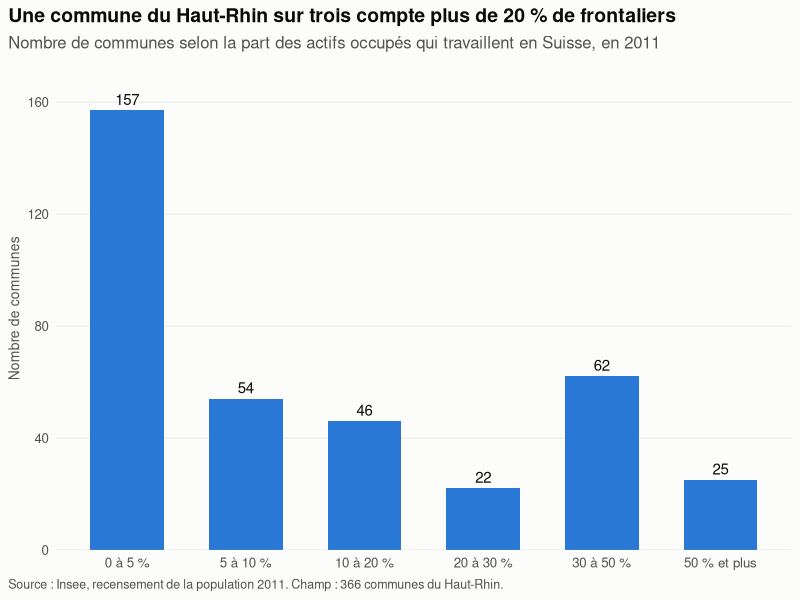
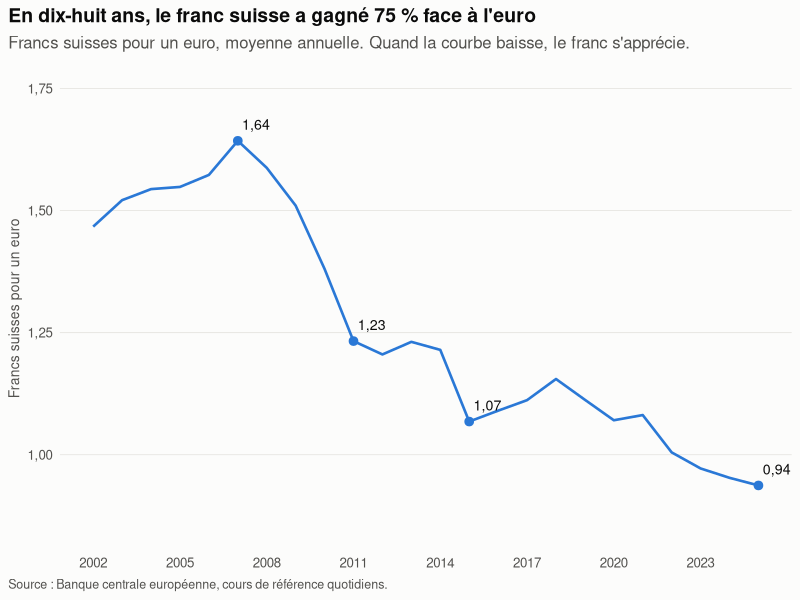
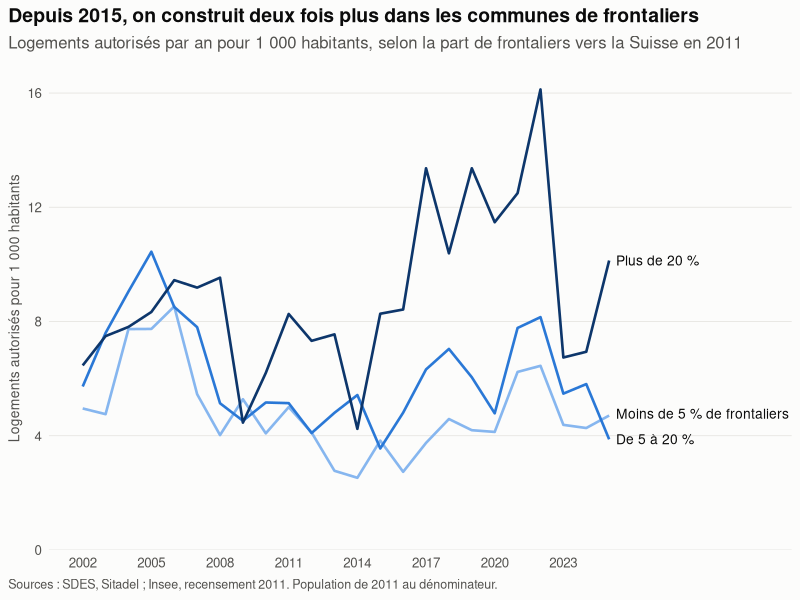

Write the R code that produced these figures, in order.
# ---------------------------------------------------------------------------
# 02 - Décrire
# Trois graphiques : où vivent les frontaliers, comment a évolué le franc suisse,
# et combien on construit selon le poids des frontaliers dans la commune.
# ---------------------------------------------------------------------------
library(ggplot2)

base <- read.csv2(file.path("base", "base_communes_annees_68.csv"), colClasses = c(com = "character"))
dir.create("figures", showWarnings = FALSE)

bleu_clair <- "#86b6ef"; bleu <- "#2a78d6"; bleu_fonce <- "#0d366b"
encre <- "#0b0b0b"; gris <- "#52514e"
theme_etude <- theme_minimal(base_size = 12) +
  theme(plot.title = element_text(face = "bold", colour = encre, size = 14),
        plot.subtitle = element_text(colour = gris, margin = margin(b = 10)),
        plot.caption = element_text(colour = gris, hjust = 0, size = 9),
        plot.title.position = "plot", plot.caption.position = "plot",
        panel.grid.minor = element_blank(), panel.grid.major.x = element_blank(),
        panel.grid.major.y = element_line(colour = "#e6e5e1", linewidth = 0.3),
        axis.title = element_text(colour = gris, size = 10), axis.text = element_text(colour = gris),
        legend.position = "none", plot.background = element_rect(fill = "#fcfcfb", colour = NA))

# Trois groupes de communes selon la part d'actifs travaillant en Suisse en 2011
groupes <- c("Moins de 5 % de frontaliers", "De 5 à 20 %", "Plus de 20 %")
base$groupe <- cut(base$part_suisse_2011, c(-Inf, 5, 20, Inf), labels = groupes, right = FALSE)
communes <- base[base$annee == 2011, ]

# --- Figure 1 : répartition des communes ------------------------------------
classes <- c("0 à 5 %", "5 à 10 %", "10 à 20 %", "20 à 30 %", "30 à 50 %", "50 % et plus")
communes$classe <- cut(communes$part_suisse_2011, c(-Inf, 5, 10, 20, 30, 50, Inf), labels = classes, right = FALSE)
f1 <- as.data.frame(table(classe = communes$classe))
g1 <- ggplot(f1, aes(classe, Freq)) +
  geom_col(fill = bleu, width = 0.62) +
  geom_text(aes(label = Freq), vjust = -0.5, colour = encre, size = 3.8) +
  scale_y_continuous(expand = expansion(mult = c(0, 0.1))) +
  labs(title = "Une commune du Haut-Rhin sur trois compte plus de 20 % de frontaliers",
       subtitle = "Nombre de communes selon la part des actifs occupés qui travaillent en Suisse, en 2011",
       x = NULL, y = "Nombre de communes",
       caption = "Source : Insee, recensement de la population 2011. Champ : 366 communes du Haut-Rhin.") +
  theme_etude
ggsave(file.path("figures", "fig1_frontaliers_par_commune.png"), g1, width = 8, height = 4.6, dpi = 200)

# --- Figure 2 : le franc suisse ---------------------------------------------
f2 <- unique(base[, c("annee", "chf_par_euro")])
g2 <- ggplot(f2, aes(annee, chf_par_euro)) +
  geom_line(colour = bleu, linewidth = 0.9) +
  geom_point(data = f2[f2$annee %in% c(2007, 2011, 2015, 2025), ], colour = bleu, size = 2.6) +
  geom_text(data = f2[f2$annee %in% c(2007, 2011, 2015, 2025), ],
            aes(label = formatC(chf_par_euro, format = "f", digits = 2, decimal.mark = ",")),
            vjust = -1, hjust = -0.15, colour = encre, size = 3.6) +
  scale_x_continuous(breaks = seq(2002, 2025, 3)) +
  scale_y_continuous(limits = c(0.85, 1.75), labels = function(x) formatC(x, format = "f", digits = 2, decimal.mark = ",")) +
  labs(title = "En dix-huit ans, le franc suisse a gagné 75 % face à l'euro",
       subtitle = "Francs suisses pour un euro, moyenne annuelle. Quand la courbe baisse, le franc s'apprécie.",
       x = NULL, y = "Francs suisses pour un euro",
       caption = "Source : Banque centrale européenne, cours de référence quotidiens.") +
  theme_etude
ggsave(file.path("figures", "fig2_franc_suisse.png"), g2, width = 8, height = 4.6, dpi = 200)

# --- Figure 3 : la construction par groupe de communes ----------------------
f3 <- aggregate(cbind(aut_tous, population_2011) ~ groupe + annee, data = base, FUN = sum)
f3$taux <- 1000 * f3$aut_tous / f3$population_2011
couleurs <- setNames(c(bleu_clair, bleu, bleu_fonce), groupes)
fin <- f3[f3$annee == max(f3$annee), ]
fin <- fin[order(fin$taux), ]
fin$y <- fin$taux
for (i in 2:nrow(fin)) fin$y[i] <- max(fin$y[i], fin$y[i - 1] + 0.9)   # écarte les étiquettes trop proches
g3 <- ggplot(f3, aes(annee, taux, colour = groupe)) +
  geom_line(linewidth = 0.9) +
  geom_text(data = fin, aes(y = y, label = groupe), hjust = 0, nudge_x = 0.3, size = 3.5, colour = encre) +
  scale_colour_manual(values = couleurs) +
  scale_x_continuous(breaks = seq(2002, 2025, 3), limits = c(2002, 2031.5)) +
  scale_y_continuous(limits = c(0, NA), expand = expansion(mult = c(0, 0.05))) +
  labs(title = "Depuis 2015, on construit deux fois plus dans les communes de frontaliers",
       subtitle = "Logements autorisés par an pour 1 000 habitants, selon la part de frontaliers vers la Suisse en 2011",
       x = NULL, y = "Logements autorisés pour 1 000 habitants",
       caption = "Sources : SDES, Sitadel ; Insee, recensement 2011. Population de 2011 au dénominateur.") +
  theme_etude
ggsave(file.path("figures", "fig3_construction_par_groupe.png"), g3, width = 8, height = 4.6, dpi = 200)

# --- Tableau de synthèse ------------------------------------------------------
base$periode <- cut(base$annee, c(2001, 2007, 2014, 2021, 2025), labels = c("2002-2007", "2008-2014", "2015-2021", "2022-2025"))
t3 <- aggregate(cbind(aut_tous, population_2011) ~ groupe + periode, data = base, FUN = sum)
t3$taux <- round(1000 * t3$aut_tous / t3$population_2011, 1)
tab <- reshape(t3[, c("groupe", "periode", "taux")], idvar = "groupe", timevar = "periode", direction = "wide")
names(tab) <- sub("taux.", "", names(tab), fixed = TRUE)
tab$communes <- as.vector(table(communes$groupe)[as.character(tab$groupe)])
print(tab, row.names = FALSE)
write.csv2(tab, file.path("base", "tableau_construction_par_groupe.csv"), row.names = FALSE, fileEncoding = "UTF-8")
cat("Variation du franc 2007-2025 :", round(100 * (f2$chf_par_euro[f2$annee == 2007] / f2$chf_par_euro[f2$annee == 2025] - 1)), "%\n")
